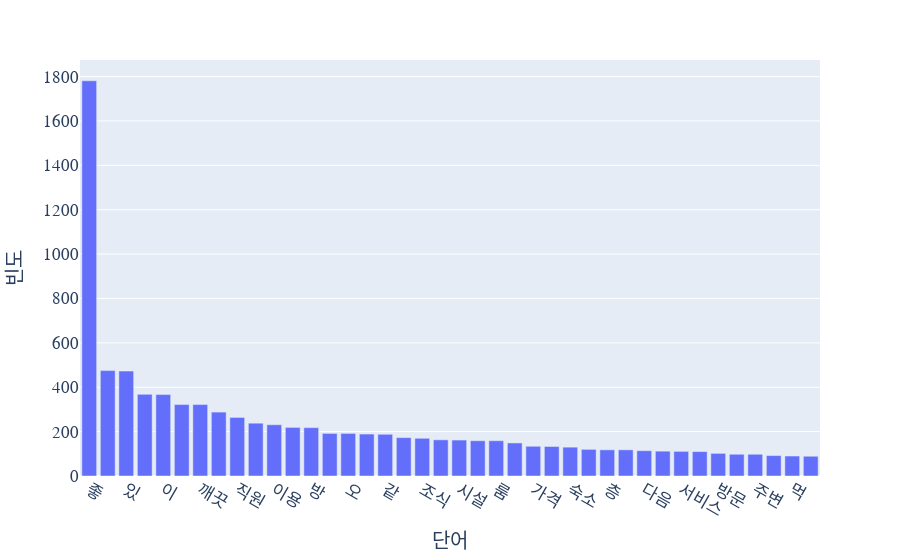

Here is the notebook cell this chart was saved with:
### Code cell
before_top50=before.sort_values('빈도',ascending=False).head(40)
import plotly.express as px

plt.figure(figsize=(30,10))
fig = px.bar(before_top50, x='단어', y='빈도')
#fig = px.bar(before_top50, x="빈도", y="단어", orientation='h')

fig.update_layout(
    #title="Plot Title",
    xaxis_title="단어",
    yaxis_title="빈도",
    
    font=dict(
        family="Courier New, monospace",
        size=17,
        #color="RebeccaPurple"
    )
)
fig.show()

### Figure 1 — Plotly figure (JSON) as saved in the notebook; plotly's stock layout.template omitted (floating-point values rounded to 4 significant figures)
{"data": [{"alignmentgroup": "True", "hovertemplate": "단어=%{x}<br>빈도=%{y}<extra></extra>", "legendgroup": "", "marker": {"color": "#636efa"}, "name": "", "offsetgroup": "", "orientation": "v", "showlegend": false, "textposition": "auto", "type": "bar", "x": ["좋", "하", "있", "친절", "이", "위치", "깨끗", "깔끔", "직원", "만족", "이용", "되", "방", "쉬", "오", "없", "같", "편하", "조식", "뷰", "시설", "객실", "룸", "많", "가격", "보", "숙소", "괜찮", "층", "최고", "다음", "아쉽", "서비스", "청결", "방문", "가깝", "주변", "편의점", "먹", "생각"], "xaxis": "x", "y": [1781, 475, 473, 368, 367, 322, 322, 288, 264, 238, 231, 219, 218, 192, 192, 189, 188, 173, 170, 163, 162, 159, 159, 149, 134, 133, 130, 120, 118, 118, 114, 112, 111, 110, 102, 98, 98, 92, 90, 89], "yaxis": "y"}], "layout": {"barmode": "relative", "font": {"family": "Courier New, monospace", "size": 17}, "legend": {"tracegroupgap": 0}, "margin": {"t": 60}, "xaxis": {"anchor": "y", "domain": [0, 1], "title": {"text": "단어"}}, "yaxis": {"anchor": "x", "domain": [0, 1], "title": {"text": "빈도"}}}}
